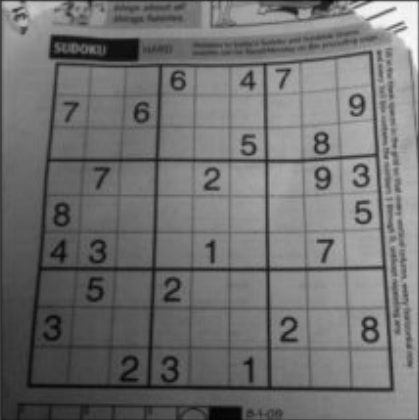
#> input picture 17_霍夫线变换/1.jpg, 419 x 420 px
$ python demo.py
#> lines starting #> are read from the running program, lines starting #| are printed output that depends on the picture; after the words box and inside, x2 and y2 are one past the last pixel; in counts of white or black regions, pixels touching at a corner belong together
import cv2 as cv
import numpy as np
import matplotlib.pyplot as plt
img = cv.imread(cv.samples.findFile('1.jpg'))
#> img is the input picture: shape (420, 419, 3); min 1, max 253, mean 112.5
gray = cv.cvtColor(img, cv.COLOR_BGR2GRAY)
edges = cv.Canny(gray, 50, 150, apertureSize=3)
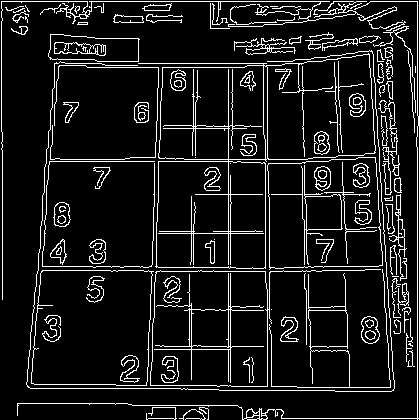
#> edges: shape (420, 419); 10% white in thin lines or dots
lines = cv.HoughLines(edges, 1, np.pi/180, 200)
#> lines = [[1, 1.57], [417, 0], [228, 0], [159, 1.57], [230, 0], [161, 1.57], [267, 0], [164, 0.0349], [63, 1.57], [-265, 3.12], [418, 1.57]]
for line in lines:
    rho, theta = line[0]
    a = np.cos(theta)
    b = np.sin(theta)
    x0 = a*rho
    y0 = b*rho
    x1 = int(x0 + 1000*(-b))
    y1 = int(y0 + 1000*a)
    x2 = int(x0 - 1000*(-b))
    y2 = int(y0 - 1000*(a))
    cv.line(img, (x1, y1), (x2, y2), (0, 0, 255), 2)
#> this loop made 11 passes
#> (rho, theta, a, b, x0, y0, x1, y1) on passes 2 to 11: (417, 0, 1, 0, 417, 0, 417, 1000), (228, 0, 1, 0, 228, 0, 228, 1000), (159, 1.57, -4.37e-08, 1, -6.95e-06, 159, -1000, 158), (230, 0, 1, 0, 230, 0, 230, 1000), (161, 1.57, -4.37e-08, 1, -7.04e-06, 161, -1000, 160), (267, 0, 1, 0, 267, 0, 267, 1000), (164, 0.0349, 0.999, 0.0349, 163.9, 5.72, 129, 1005), (63, 1.57, -4.37e-08, 1, -2.75e-06, 63, -1000, 62), (-265, 3.12, -1, 0.0175, 265, -4.62, 247, -1004), (418, 1.57, -4.37e-08, 1, -1.83e-05, 418, -1000, 417)
#> (rho, theta, b, x0, y0, x1, y1, x2) on pass 1: (1, 1.57, 1, -4.37e-08, 1, -1000, 0, 999)
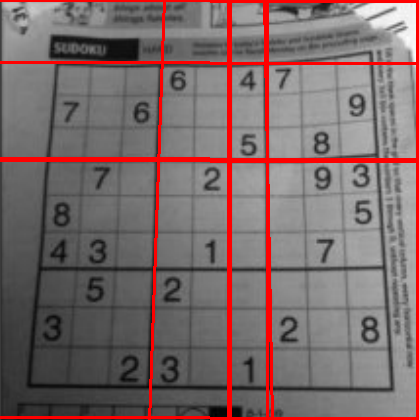
#> img: shape (420, 419, 3); 6.88% of pixels changed, all inside (x1, y1, x2, y2) = (0, 0, 419, 420)
# cv.imwrite('houghlines3.jpg', img)
cv.imshow('houghlines3.jpg', img)
cv.waitKey(0)
cv.destroyAllWindows()
